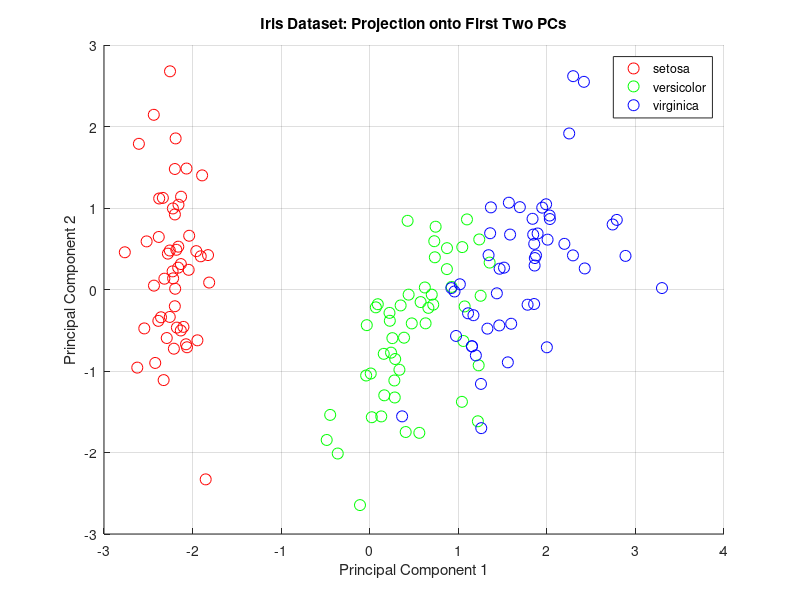
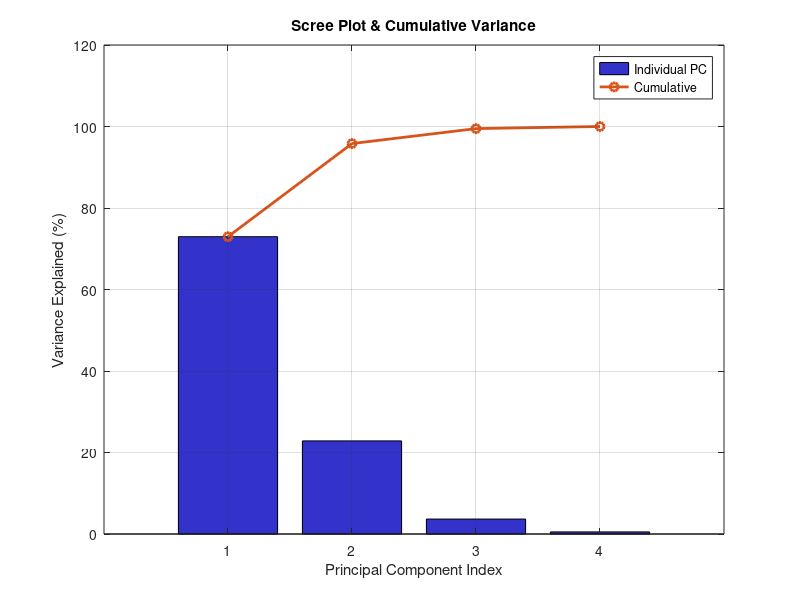

These figures' MATLAB source, in order:
clc; clear; close all;

load fisheriris.mat;

X = meas;
 mu = mean(X, 1);
 sigma = std(X, [], 1);
 Z = (X - mu) ./ sigma;

[coeff, score, latent, ~, explained] = pca(Z);

cumExplained = cumsum(explained);

figure('Name','Iris PCA: PC1 vs PC2','NumberTitle','off');
gscatter(score(:,1), score(:,2), species, 'rgb', 'o', 8);
xlabel('Principal Component 1');
ylabel('Principal Component 2');
title('Iris Dataset: Projection onto First Two PCs');
legend({'setosa','versicolor','virginica'}, 'Location','best');
grid on;

figure('Name','Iris PCA: Explained Variance','NumberTitle','off');
bar(explained, 'FaceColor',[.2 .2 .8]);
hold on;
plot(cumExplained, '-o', 'LineWidth', 2, 'Color',[.85 .33 .10]);
xlabel('Principal Component Index');
ylabel('Variance Explained (%)');
title('Scree Plot & Cumulative Variance');
xticks(1:4);
legend({'Individual PC','Cumulative'}, 'Location','best');
grid on;
hold off;
